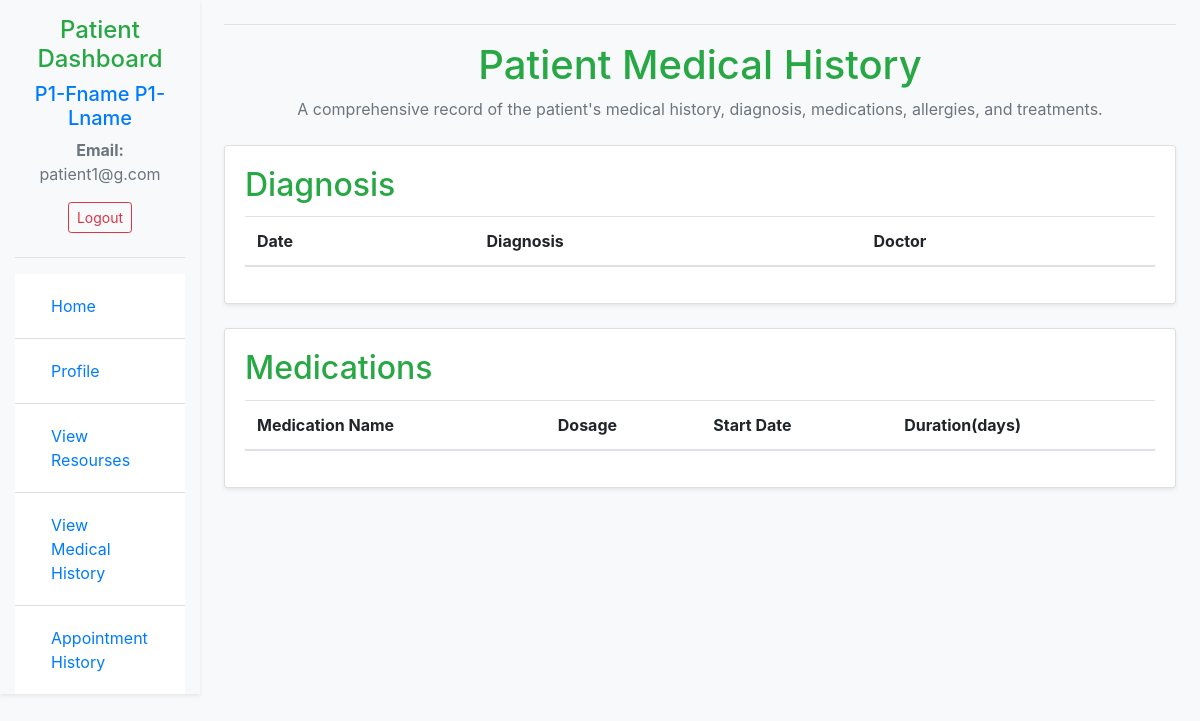
The page /patient_medical_history/ (signed in) on the database as committed earlier.
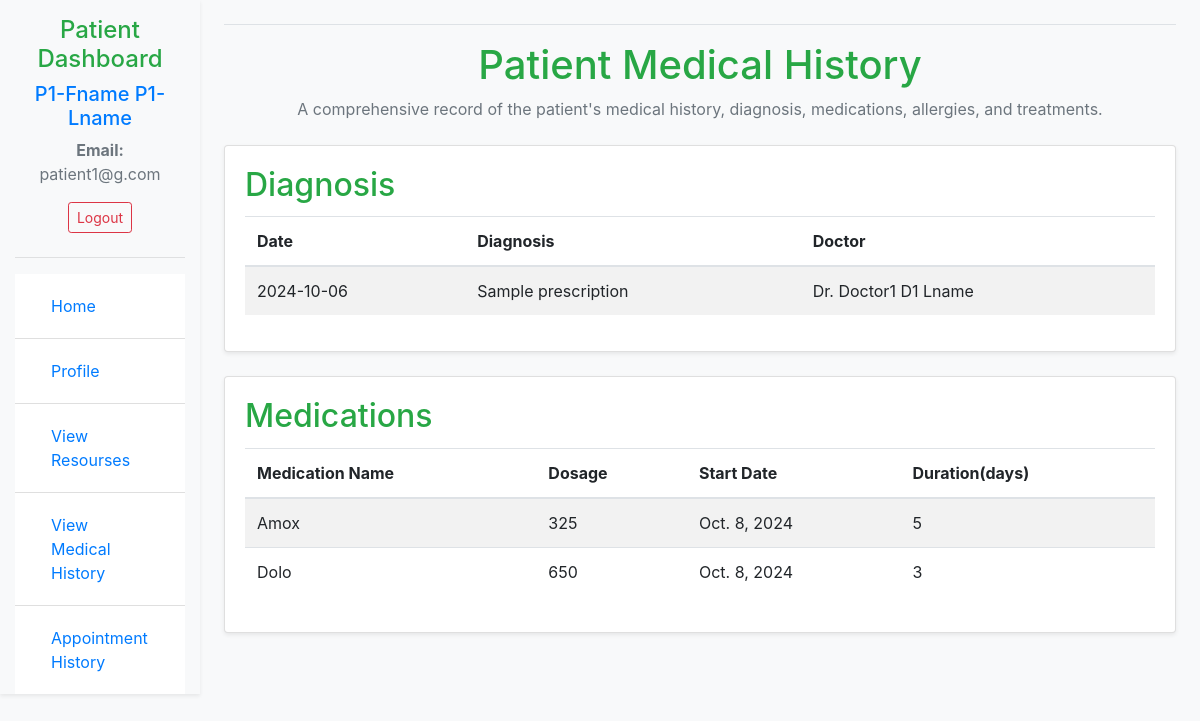
The same page on the database as committed later.
### main_app/models.py (models this page shows, shortened)
class Appointment(models.Model):
    STATUS_CHOICES = [
        ('temp', 'Temporary'),
        ('scheduled', 'Scheduled'),
        ('completed', 'Completed'),
        ('cancelled', 'Cancelled'),
        ('no-show', 'No Show'),
    ]
    PAYMENT_CHOICES = [
        ('pending', 'Pending'),
        ('paid', 'Paid'),
        ('cancelled', 'Cancelled'),
        ('refunded', 'Refunded'),
    ]
    MODE_CHOICES = [
        ('cash', 'Cash'),
        ('online', 'Online'),
    ]
    patient = models.ForeignKey(CustomUser, on_delete=models.CASCADE, related_name='patient_appointments')
    doctor = models.ForeignKey(CustomUser, on_delete=models.CASCADE, related_name='doctor_appointments')
    department = models.CharField(max_length=100)
    appointment_date = models.CharField(max_length=20)
    appointment_time = models.CharField(max_length=20)
    status = models.CharField(max_length=20, choices=STATUS_CHOICES, default='temp')
    payment_status = models.CharField(max_length=20, choices=PAYMENT_CHOICES, default='pending')
    mode_of_payment = models.CharField(max_length=50, choices=MODE_CHOICES, default='cash')

class Prescription(models.Model):
    appointment = models.ForeignKey(Appointment, on_delete=models.CASCADE)
    diagnosis = models.CharField(max_length=100)

class Medication(models.Model):
    appointment = models.ForeignKey(Appointment, on_delete=models.CASCADE)
    medication = models.CharField(max_length=100)
    dosage = models.CharField(max_length=100)
    frequency = models.CharField(max_length=100)
    duration = models.CharField(max_length=100)
    start_date = models.DateField(default=timezone.now)
    end_date = models.DateField(default=timezone.now)

### main_app/views.py (the view)
# urls.py: path('patient_medical_history/', PatientMedicalHistoryView.as_view(), name='patient_medical_history'),
class PatientMedicalHistoryView(LoginRequiredMixin, View):
    template_name = 'patient/patient_medical_history.html'
    def get(self, request, *args, **kwargs):
        profile = CustomUser.objects.get(id = request.user.id)
        appointments = Appointment.objects.filter(patient=request.user).order_by('-id')
        medications = Medication.objects.filter(appointment__patient=request.user)
        prescriptions = Prescription.objects.filter(appointment__in=appointments)
        prescriptions_list = []
        for prescription in prescriptions:
            appointment = prescription.appointment
            patient = appointment.patient
            prescription_data = {
            'id': prescription.id,
            'diagnosis': prescription.diagnosis,
            'appointment_id': appointment.id,
            'appointment_date': appointment.appointment_date,
            'doctor_id': appointment.doctor.id,
            'doctor_name': f"Dr. {appointment.doctor.first_name} {appointment.doctor.last_name}",
            'patient_id': patient.id,
            'patient_name': f"{patient.first_name} {patient.last_name}",
            }
            prescriptions_list.append(prescription_data)
        print(f"Prescriptions: {prescriptions_list}")
        context = {
            'patient_id': request.user.id,
            'appointments': appointments,
            'medications': medications,
            'prescriptions': prescriptions_list,
            'first_name': profile.first_name,
            'last_name': profile.last_name,
            'email': profile.email,
        }
        return render(request, self.template_name, context)

### templates/patient/patient_medical_history.html
{% extends 'patient/patient_dashboard_base.html' %}
{% block content %}
    <div class="text-center mb-4">
        <h1 class="text-success">Patient Medical History</h1>
        <p class="text-muted">A comprehensive record of the patient's medical history, diagnosis, medications, allergies, and treatments.</p>
    </div>
    <div class="card mb-4 shadow-sm">
        <div class="card-body">
            <h2 class="card-title text-success">Diagnosis</h2>
            <table class="table table-striped">
                <thead>
                    <tr>
                        <th scope="col">Date</th>
                        <th scope="col">Diagnosis</th>
                        <th scope="col">Doctor</th>
                    </tr>
                </thead>
                <tbody>
                    {% for prescription in prescriptions %}
                    <tr>
                        <td>{{ prescription.appointment_date }}</td>
                        <td>{{ prescription.diagnosis }}</td>
                        <td>{{ prescription.doctor_name }}</td>
                    </tr>
                    {% endfor %}
                </tbody>
            </table>
        </div>
    </div>
    <div class="card mb-4 shadow-sm">
        <div class="card-body">
            <h2 class="card-title text-success">Medications</h2>
            <table class="table table-striped">
                <thead>
                    <tr>
                        <th scope="col">Medication Name</th>
                        <th scope="col">Dosage</th>
                        <th scope="col">Start Date</th>
                        <th scope="col">Duration(days)</th>
                    </tr>
                </thead>
                <tbody>
                    {% for medication in medications %}
                    <tr>
                        <td>{{ medication.medication }}</td>
                        <td>{{ medication.dosage }}</td>
                        <td>{{ medication.start_date }}</td>
                        <td>{{ medication.duration }}</td>
                    </tr>
                    {% endfor %}
                </tbody>
            </table>
        </div>
    </div>
    {% endblock %}

Rows that differ between the two databases and show on the page:
now on this page (row unchanged): Appointment: appointment_date "2024-10-06"
added Prescription: diagnosis "Sample prescription"
added Medication: medication "Amox", dosage "325", start_date "Oct. 8, 2024", duration "5"
added Medication: medication "Dolo", dosage "650", start_date "Oct. 8, 2024", duration "3"
Other text that changed with them:
new list line: "Dr. Doctor1 D1 Lname"
